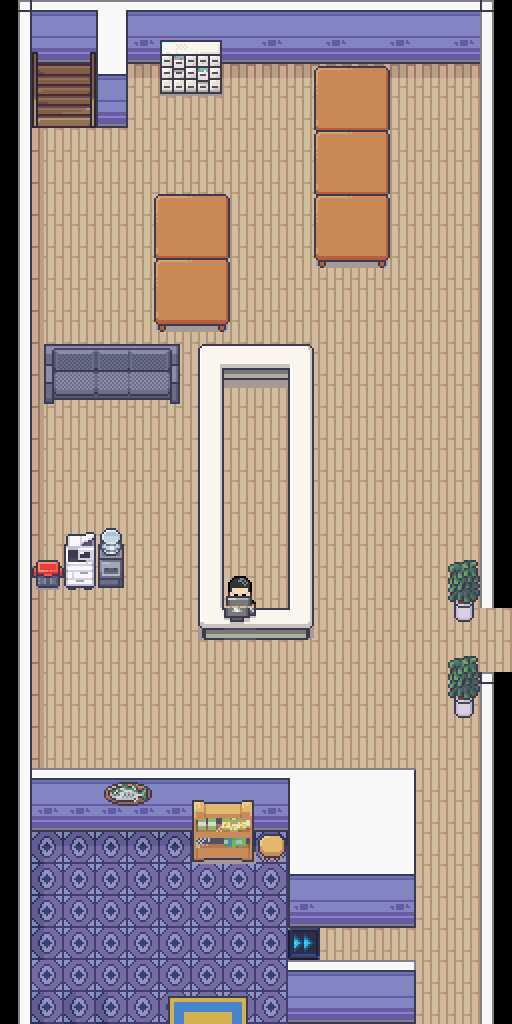

Rendered tile map (Tiled .tmx) drawn with the repository's tilesets; below, a short description and the map source with its tile grids summarised:
An orthogonal 16x32 tile map with 32x32 px tiles, 4 tile layers (Tile Layer 1, Tile Layer 2, Tile Layer 3, Tile Layer 4), 5 tilesets and 42 objects (25x event, 17x collision).

<map version="1.10" tiledversion="1.11.2" orientation="orthogonal" renderorder="right-down" compressionlevel="0" width="16" height="32" tilewidth="32" tileheight="32" infinite="0" nextlayerid="11" nextobjectid="98">
 <properties>
  <property name="edges" value="clamped" />
  <property name="inside" type="bool" value="true" />
  <property name="map_type" value="dungeon" />
  <property name="scenario" value="spyder" />
  <property name="slug" value="greenwash" />
 </properties>
 <tileset firstgid="1" name="Office_interiors_shadowless_16x16" tilewidth="32" tileheight="32" tilecount="528" columns="22">
  <image source="../gfx/tilesets/Office_interiors_shadowless_16x16.png" width="704" height="768" />
 </tileset>
 <tileset firstgid="529" name="Interiors_16x16" tilewidth="32" tileheight="32" tilecount="2592" columns="16">
  <image source="../gfx/tilesets/Interiors_16x16.png" width="512" height="5184" />
 </tileset>
 <tileset firstgid="3121" name="Tilesets_16x16" tilewidth="32" tileheight="32" tilecount="1760" columns="40">
  <image source="../gfx/tilesets/Tilesets_16x16.png" width="1280" height="1408" />
 </tileset>
 <tileset firstgid="4881" source="../gfx/tilesets/core_indoor_floors.tsx" />
 <tileset firstgid="8745" source="../gfx/tilesets/core_indoor_stairs.tsx" />
 <layer id="7" name="Tile Layer 1" width="16" height="32">
  <data>[512 cells, 512 non-empty, 26 distinct tile ids]</data>
 </layer>
 <layer id="8" name="Tile Layer 2" width="16" height="32">
  <data>[512 cells, 82 non-empty, 48 distinct tile ids]</data>
 </layer>
 <layer id="9" name="Tile Layer 3" width="16" height="32">
  <data>[512 cells, 82 non-empty, 46 distinct tile ids]</data>
 </layer>
 <layer id="10" name="Tile Layer 4" width="16" height="32">
  <data>[512 cells, 9 non-empty, 7 distinct tile ids]</data>
 </layer>
 <objectgroup color="#ff0000" id="3" name="Collisions">
  <object id="47" type="collision" x="0" y="0" width="480" height="64" />
  <object id="48" type="collision" x="0" y="64" width="32" height="960" />
  <object id="49" type="collision" x="480" y="0" width="32" height="608" />
  <object id="50" type="collision" x="480" y="672" width="32" height="352" />
  <object id="53" type="collision" x="192" y="352" width="128" height="288" />
  <object id="54" type="collision" x="160" y="192" width="64" height="160" />
  <object id="55" type="collision" x="320" y="64" width="64" height="192" />
  <object id="56" type="collision" x="96" y="64" width="32" height="64" />
  <object id="57" type="collision" x="32" y="768" width="384" height="64" />
  <object id="58" type="collision" x="288" y="960" width="128" height="64" />
  <object id="59" type="collision" x="288" y="832" width="128" height="96" />
  <object id="60" type="collision" x="192" y="832" width="96" height="32" />
  <object id="61" type="collision" x="32" y="352" width="160" height="32" />
  <object id="62" type="collision" x="448" y="672" width="32" height="32" />
  <object id="63" type="collision" x="448" y="576" width="32" height="32" />
  <object id="64" type="collision" x="32" y="544" width="96" height="32" />
  <object id="95" type="collision" x="160" y="64" width="64" height="32" />
 </objectgroup>
 <objectgroup color="#ffff00" id="4" name="Events">
  <!-- 25 objects omitted --></objectgroup>
</map>
<!-- 25 of 42 objects omitted -->
